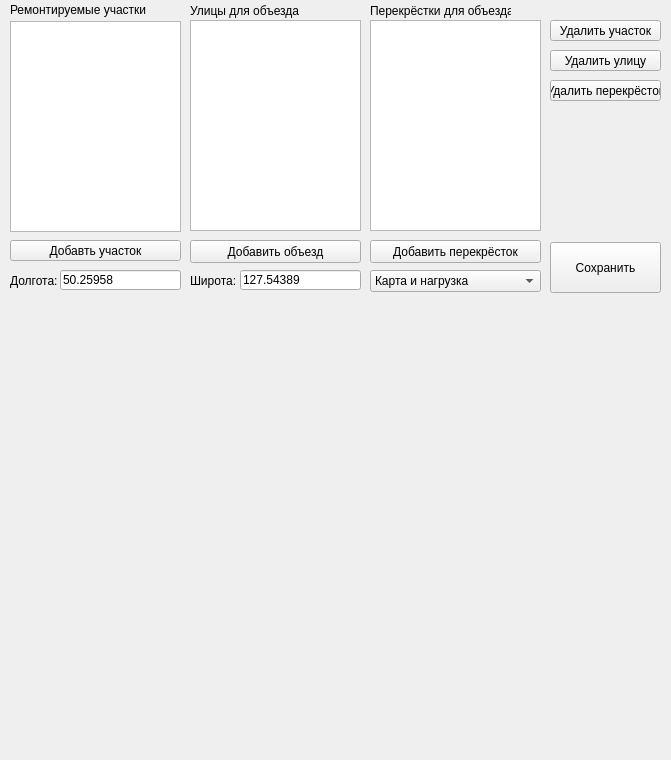
<?xml version="1.0" encoding="UTF-8"?>
<ui version="4.0">
 <class>addForm</class>
 <widget class="QWidget" name="addForm">
  <property name="geometry">
   <rect>
    <x>0</x>
    <y>0</y>
    <width>671</width>
    <height>760</height>
   </rect>
  </property>
  <property name="windowTitle">
   <string>Добавить данные</string>
  </property>
  <widget class="QPushButton" name="addRoadButton">
   <property name="geometry">
    <rect>
     <x>190</x>
     <y>240</y>
     <width>171</width>
     <height>23</height>
    </rect>
   </property>
   <property name="text">
    <string>Добавить объезд</string>
   </property>
  </widget>
  <widget class="QPushButton" name="addCrossroadButton">
   <property name="geometry">
    <rect>
     <x>370</x>
     <y>240</y>
     <width>171</width>
     <height>23</height>
    </rect>
   </property>
   <property name="text">
    <string>Добавить перекрёсток</string>
   </property>
  </widget>
  <widget class="QLineEdit" name="latitudeEdit">
   <property name="geometry">
    <rect>
     <x>60</x>
     <y>270</y>
     <width>121</width>
     <height>20</height>
    </rect>
   </property>
   <property name="text">
    <string>50.25958</string>
   </property>
  </widget>
  <widget class="QLineEdit" name="longitudeEdit">
   <property name="geometry">
    <rect>
     <x>240</x>
     <y>270</y>
     <width>121</width>
     <height>20</height>
    </rect>
   </property>
   <property name="text">
    <string>127.54389</string>
   </property>
  </widget>
  <widget class="QLabel" name="label">
   <property name="geometry">
    <rect>
     <x>10</x>
     <y>270</y>
     <width>51</width>
     <height>21</height>
    </rect>
   </property>
   <property name="text">
    <string>Долгота:</string>
   </property>
  </widget>
  <widget class="QLabel" name="label_2">
   <property name="geometry">
    <rect>
     <x>190</x>
     <y>270</y>
     <width>51</width>
     <height>21</height>
    </rect>
   </property>
   <property name="text">
    <string>Широта:</string>
   </property>
  </widget>
  <widget class="QLabel" name="label_3">
   <property name="geometry">
    <rect>
     <x>10</x>
     <y>-10</y>
     <width>141</width>
     <height>41</height>
    </rect>
   </property>
   <property name="text">
    <string>&lt;html&gt;&lt;head/&gt;&lt;body&gt;&lt;p&gt;Ремонтируемые участки&lt;/p&gt;&lt;/body&gt;&lt;/html&gt;</string>
   </property>
  </widget>
  <widget class="QLabel" name="label_5">
   <property name="geometry">
    <rect>
     <x>190</x>
     <y>-10</y>
     <width>141</width>
     <height>41</height>
    </rect>
   </property>
   <property name="text">
    <string>Улицы для объезда</string>
   </property>
  </widget>
  <widget class="QLabel" name="label_6">
   <property name="geometry">
    <rect>
     <x>370</x>
     <y>-10</y>
     <width>141</width>
     <height>41</height>
    </rect>
   </property>
   <property name="text">
    <string>Перекрёстки для объезда</string>
   </property>
  </widget>
  <widget class="QLabel" name="imageMap">
   <property name="geometry">
    <rect>
     <x>10</x>
     <y>300</y>
     <width>649</width>
     <height>449</height>
    </rect>
   </property>
   <property name="text">
    <string/>
   </property>
  </widget>
  <widget class="QPushButton" name="addBadRoadButton">
   <property name="geometry">
    <rect>
     <x>10</x>
     <y>240</y>
     <width>171</width>
     <height>21</height>
    </rect>
   </property>
   <property name="text">
    <string>Добавть участок</string>
   </property>
  </widget>
  <widget class="QListWidget" name="badRoadList">
   <property name="geometry">
    <rect>
     <x>10</x>
     <y>21</y>
     <width>171</width>
     <height>211</height>
    </rect>
   </property>
  </widget>
  <widget class="QListWidget" name="roadList">
   <property name="geometry">
    <rect>
     <x>190</x>
     <y>20</y>
     <width>171</width>
     <height>211</height>
    </rect>
   </property>
  </widget>
  <widget class="QListWidget" name="crossroadList">
   <property name="geometry">
    <rect>
     <x>370</x>
     <y>20</y>
     <width>171</width>
     <height>211</height>
    </rect>
   </property>
  </widget>
  <widget class="QLabel" name="coor">
   <property name="geometry">
    <rect>
     <x>590</x>
     <y>240</y>
     <width>71</width>
     <height>31</height>
    </rect>
   </property>
   <property name="text">
    <string>&lt;html&gt;
&lt;body&gt;
  &lt;style&gt;
   p {
    margin-top: 0.1em; /* Отступ сверху */
    margin-bottom: 0.1em; /* Отступ снизу */
   }
  &lt;/style&gt;
&lt;p&gt; &lt;/p&gt;
&lt;p&gt; &lt;/p&gt;
&lt;/body&gt;
&lt;/html&gt;</string>
   </property>
  </widget>
  <widget class="QPushButton" name="saveButton">
   <property name="geometry">
    <rect>
     <x>550</x>
     <y>242</y>
     <width>111</width>
     <height>51</height>
    </rect>
   </property>
   <property name="text">
    <string>Сохранить</string>
   </property>
  </widget>
  <widget class="QComboBox" name="comboBox">
   <property name="geometry">
    <rect>
     <x>370</x>
     <y>270</y>
     <width>171</width>
     <height>22</height>
    </rect>
   </property>
   <item>
    <property name="text">
     <string>Карта и нагрузка</string>
    </property>
   </item>
   <item>
    <property name="text">
     <string notr="true">Карта</string>
    </property>
   </item>
   <item>
    <property name="text">
     <string>Нагрузка</string>
    </property>
   </item>
  </widget>
  <widget class="QPushButton" name="delBadButton">
   <property name="geometry">
    <rect>
     <x>550</x>
     <y>20</y>
     <width>111</width>
     <height>21</height>
    </rect>
   </property>
   <property name="text">
    <string>Удалить участок</string>
   </property>
  </widget>
  <widget class="QPushButton" name="delCrossroadButton">
   <property name="geometry">
    <rect>
     <x>550</x>
     <y>80</y>
     <width>111</width>
     <height>21</height>
    </rect>
   </property>
   <property name="text">
    <string>Удалить перекрёсток</string>
   </property>
  </widget>
  <widget class="QPushButton" name="delRoadButton">
   <property name="geometry">
    <rect>
     <x>550</x>
     <y>50</y>
     <width>111</width>
     <height>21</height>
    </rect>
   </property>
   <property name="text">
    <string>Удалить улицу</string>
   </property>
  </widget>
 </widget>
 <resources/>
 <connections/>
</ui>
